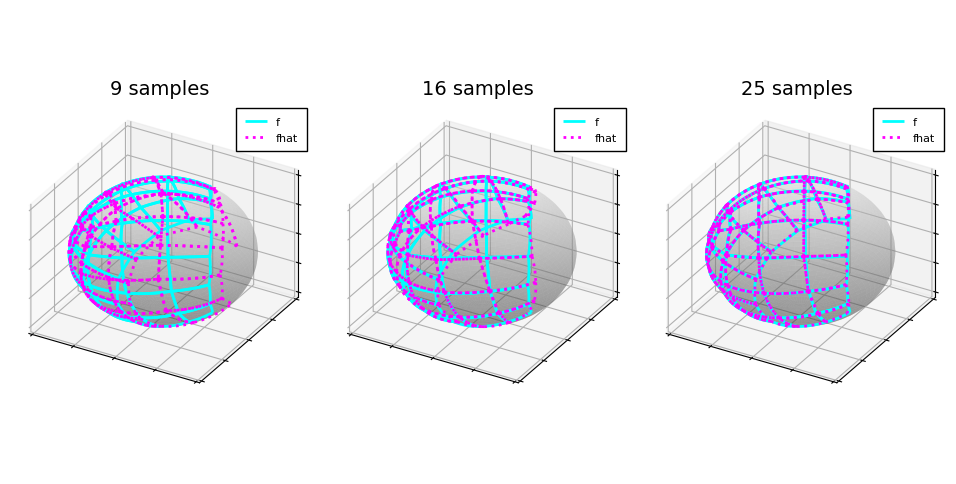

The Julia source for this figure:
# Approximate a function f: [-1, 1]^2 -> S^2
using Manifolds: Sphere
using ManiFactor
using ApproximatingMapsBetweenLinearSpaces: chebfun
using LinearAlgebra
using Plots; pyplot(); import Plots: (plot!)

function plot!(#={{{=#
    p::Plots.Plot,
    ::Sphere{2},
    kwargs...
    )

	n = 50
	u = range(0, stop=2 * pi, length=n)
	v = range(0, stop=pi, length=n)
	X = cos.(u) * sin.(v)'
	Y = sin.(u) * sin.(v)'
	Z = ones(n) * cos.(v)'

	plot!(
        p,
		X,
		Y,
		Z,
		seriestype=:surface,
		colorbar=:none,
		alpha=0.3,
		c=cgrad(:grays),
		order=-1,
        ;kwargs...
	    )
end#=}}}=#

function plot_grid!(#={{{=#
    p::Plots.Plot,
    M::Sphere{2},
    f::Function;
    label=false,
    color="blue",
    linestyle=:solid
    )
    plot_kwargs = Dict(
        :wireframe=>false,
        :geodesic_interpolation=>10,
        :linewidth=>2,
        # :viewangle=>(120, 40)
        )

    xs = [x for x in range(-1.0, 1.0, 10)]
    ys = [y for y in range(-1.0, 1.0, 10)]
    plot!(p, M, [f([xs[1], ys[1]]), f([xs[1], ys[2]])];
        color=color, label=label, linestyle=linestyle, plot_kwargs...)
    for i in range(1, length(xs) - 1)
        for j in range(1, length(ys) - 1)
            x = xs[i]
            x_ = xs[i + 1]
            y = ys[j]
            y_ = ys[j + 1]
            plot!(p, M, [f([x, y]), f([x, y_])];
                color=color, label=false, linestyle=linestyle, plot_kwargs...)
            plot!(p, M, [f([x, y]), f([x_, y])];
                color=color, label=false, linestyle=linestyle, plot_kwargs...)
        end
    end
    xaxis!([-1., 1.]) # BODGE
    yaxis!([-1., 1.]) # BODGE
end#=}}}=#

function stereographic_projection(#={{{=#
    xs::Vector{Float64};
    pole::Int64=1
    )::Vector{Float64}

    n = length(xs)
    @assert(pole <= n + 1)
    ys = zeros(n + 1) # Initialize

    for i in 1:(n + 1)
        if i < pole
            ys[i] = (2 * xs[i]) / (1 + norm(xs)^2)
        elseif i == pole
            ys[i] = (-1 + norm(xs)^2) / (1 + norm(xs)^2)
        elseif i > pole
            ys[i] = (2 * xs[i - 1]) / (1 + norm(xs)^2)
        end
    end
    
    return ys
end#=}}}=#

M = Sphere(2)
f(x) = stereographic_projection([x[1]^2 - x[2]^2, 2 * x[1] * x[2]])

fhat = approximate(2, M, f, univariate_scheme=chebfun(3))
p1 = plot(; title="9 samples")
plot!(p1, M)
plot_grid!(p1, M, f; label="f", color="cyan")
plot_grid!(p1, M, fhat; label="fhat", color="magenta", linestyle=:dot)

fhat = approximate(2, M, f, univariate_scheme=chebfun(4))
p2 = plot(; title="16 samples")
plot!(p2, M)
plot_grid!(p2, M, f; label="f", color="cyan")
plot_grid!(p2, M, fhat; label="fhat", color="magenta", linestyle=:dot)

fhat = approximate(2, M, f, univariate_scheme=chebfun(5))
p3 = plot(; title="25 samples")
plot!(p3, M)
plot_grid!(p3, M, f; label="f", color="cyan")
plot_grid!(p3, M, fhat; label="fhat", color="magenta", linestyle=:dot)

plot(p1, p2, p3, layout=(1, 3))
